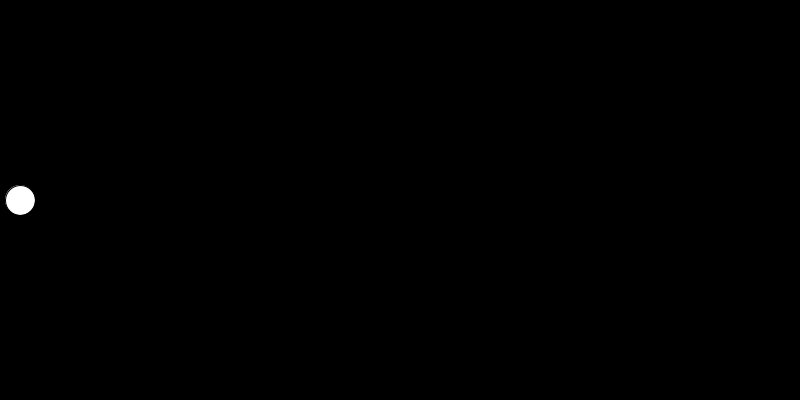
Frame 1 (no input)
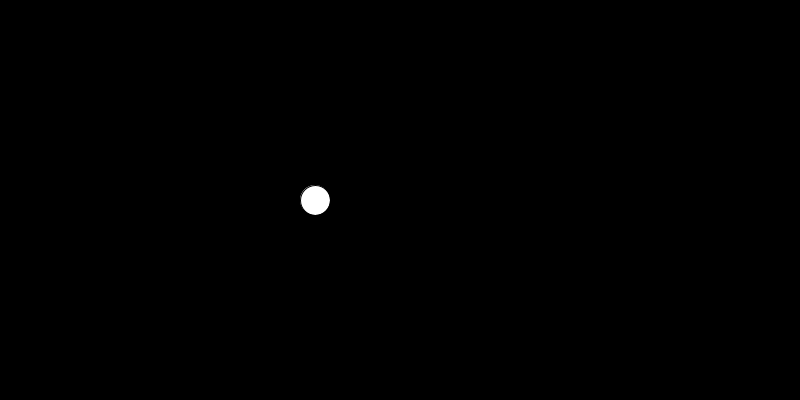
Frame 60 (the mouse pressed at the canvas centre just before this capture)
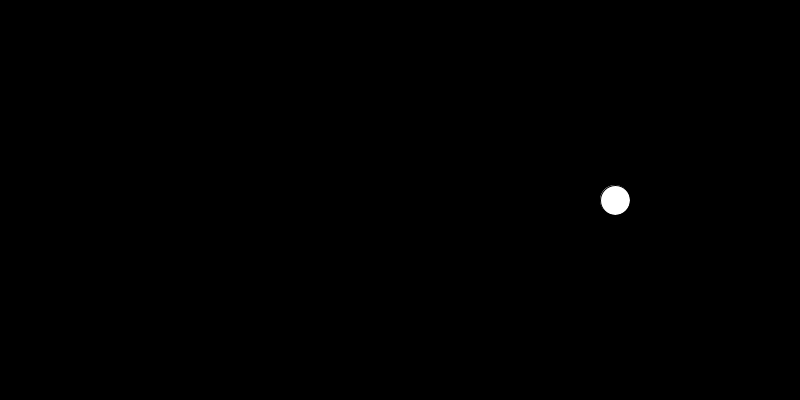
Frame 120 (the mouse held since frame 60 and released just before this capture)

The Processing sketch that drew these frames (run headless with seeded random() and noise(); from frame 60 on, the mouse is pressed at the canvas centre):

// Processing sketch: A_circletoedge
// ── A_circletoedge.pde

float thex;
float they;

void setup()
{
 size(800, 400);
 
 background(0);
 
 thex = 20;
 they = 200;
  
  
}

void draw()
{
  background(0);
  fill(255);
  
  ellipse(thex, they, 30, 30);
  
  thex=thex+5;
  
  if(thex>width) thex=0;
  
  
}
